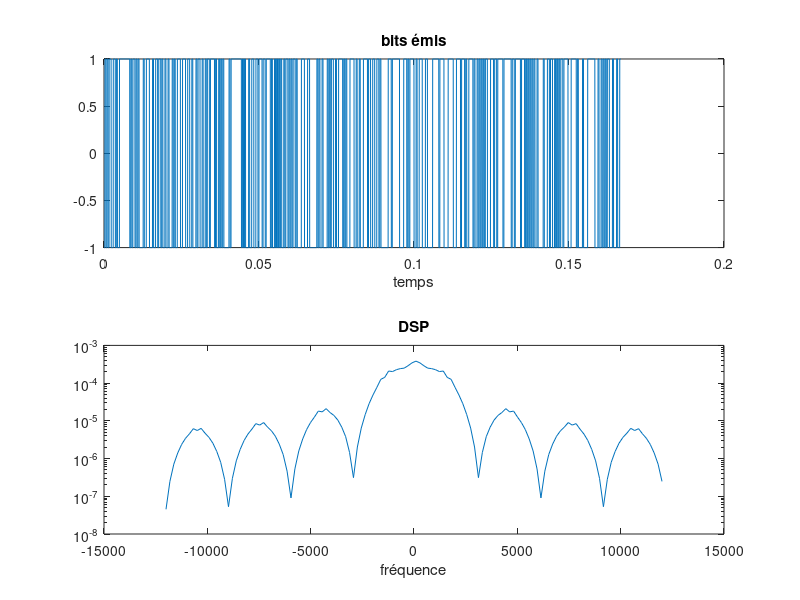
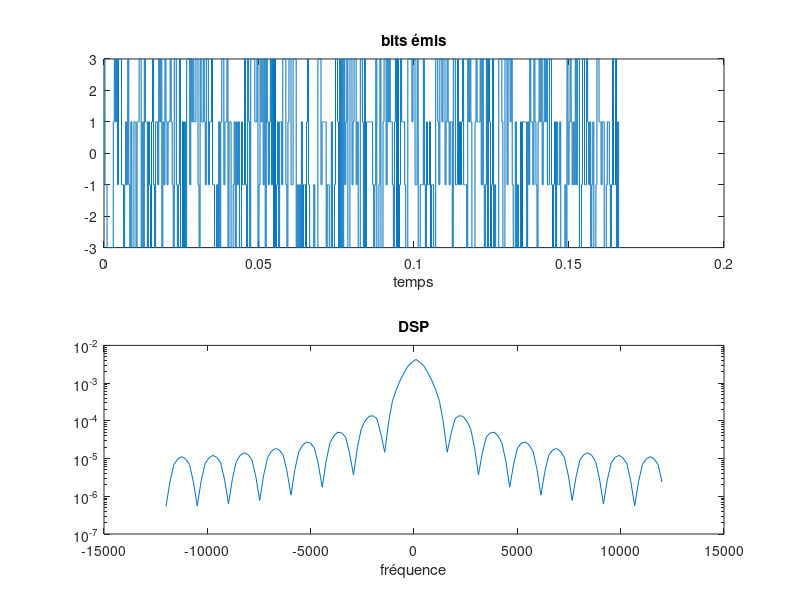
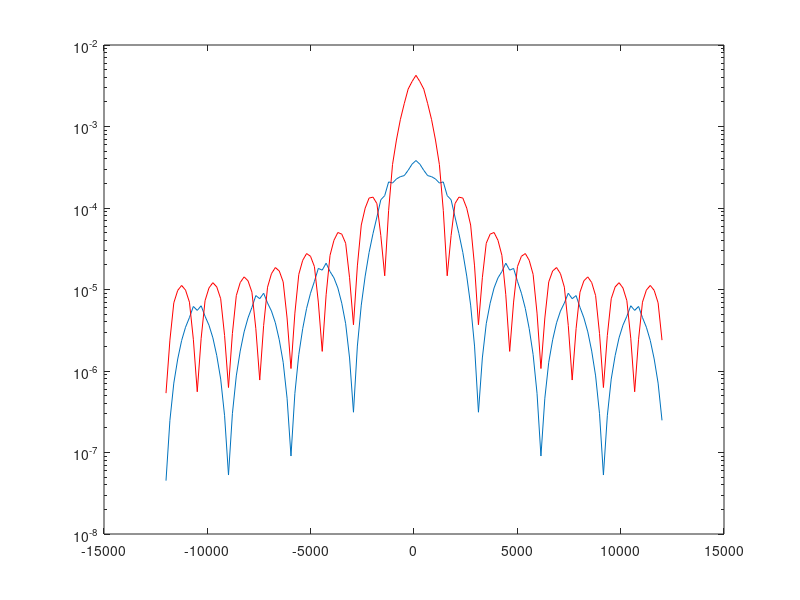

Recreate these plots in MATLAB, in order.
%%%%%%%%%%%%%%%%%%%
%%% TPs Telecom %%%
%%%%%%%%%%%%%%%%%%%

%%%%%%%%%%%%%%%%%%%%%%%%%%%%%%%%%%%%%%%%%%%%%%%%%%%%%%%%%%
%%% Étude d'une chaine de transmission en bade de base %%%
%%%%%%%%%%%%%%%%%%%%%%%%%%%%%%%%%%%%%%%%%%%%%%%%%%%%%%%%%%

clear all

Fe = 24000; % feq ech en Hz
Te = 1 / Fe; % période ech en s
Rb = 3000; % debit binaire en bit/s
Tb = 1 / Rb;
N = 500; % nb ech

%%%%%%%%%%%%%%%%%%%%%%%%%%%%%%%%%%%%%%%%%%%%%%%%%%%%%%%%%%%%%%%%%
%% Étude de modulateurs en bade de base - Efficacité spectrale %%
%%%%%%%%%%%%%%%%%%%%%%%%%%%%%%%%%%%%%%%%%%%%%%%%%%%%%%%%%%%%%%%%%

close all

%%%% Modulateur 1 %%%%

% params
Ns1 = Tb / Te; % Nb ech
tps1 = linspace(0, N / Rb, N * Ns1); % échelle de temps

% création signal + mapping
bits1 = randi([0, 1], 1, N); % générer bits
a1 = bits1 * 2 - 1; % mapping 1->1 et 0->-1

%filtre
diracs1 = kron(a1, [1 zeros(1, Ns1 - 1)]); % somme diracs
h1 = ones(1, Ns1); % filtre de réponse impulsionnelle rectangulaire

% sortie
s1 = filter(h1, 1, diracs1);
s1 = reshape(s1', 1, numel(s1));
Sx1 = pwelch(s1, [], [], [], Fe, "twosided"); % DSP

freq1 = linspace(-Fe / 2, Fe / 2, length(Sx1)); % échelle freq

figure("name", "Modulation 1")
subplot(2, 1, 1)
plot(tps1, s1);
title("bits émis")
xlabel("temps")

subplot(2, 1, 2)
semilogy(freq1, fftshift(Sx1))
title("DSP")
xlabel("fréquence")

%%%% Modulateur 2 %%%%

% params
Ns2 = 2 * Ns1; % Nb ech
tps2 = linspace(0, N / Rb, N * Ns2); % échelle de temps

% création signal + mapping
bits2 = randi([0, 3], 1, N); % générer bits
mapping = [-3, -1, 1, 3];
a2 = mapping(bits2 + 1); % +1 car MATLAB indexe à 1

% filtre
diracs2 = kron(a2, [1 zeros(1, Ns2 - 1)]); % somme diracs
h2 = ones(1, Ns2); % filtre de réponse impulsionnelle rectangulaire

% sortie
s2 = filter(h2, 1, diracs2);
s2 = reshape(s2', 1, numel(s2));

Sx2 = pwelch(s2, [], [], [], Fe, "twosided"); % DSP

freq2 = linspace(-Fe / 2, Fe / 2, length(Sx2)); % échelle freq

figure("name", "Modulation 2")
subplot(2, 1, 1)
plot(tps2, s2);
title("bits émis")
xlabel("temps")

subplot(2, 1, 2)
semilogy(freq2, fftshift(Sx2))
title("DSP")
xlabel("fréquence")

%%%% Modulateur 3 %%%%

% TODO

%%%% Superposition %%%%

figure("name", "superposition des DSP")
semilogy(freq1, fftshift(Sx1))
hold on
semilogy(freq2, fftshift(Sx2), 'r')
% plot(freq3, Sx3)

% en rouge c'est mieux parce que l'énergie est concentrée sur une petite
% bande de fréquence

%%%%%%%%%%%%%%%%%%%%%%%%%%%%%%%%%%%%%%%%%%%%%%%%%%%%%%%%%%%%%%%%
%% Étude des interférances entre symbole - Critère de Nyquist %%
%%%%%%%%%%%%%%%%%%%%%%%%%%%%%%%%%%%%%%%%%%%%%%%%%%%%%%%%%%%%%%%%

% TODO

%%%%%%%%%%%%%%%%%%%%%%%%%%%%%%%%%%%%%%%%%%%%%%%%%%%%%%%%%%%%%%%%%%%%%
%% Étude de l'impact d'un canal à bruit additif, blanc et Gaussien %%
%% - Efficacité en puissance                                       %%
%%%%%%%%%%%%%%%%%%%%%%%%%%%%%%%%%%%%%%%%%%%%%%%%%%%%%%%%%%%%%%%%%%%%%

% TODO
